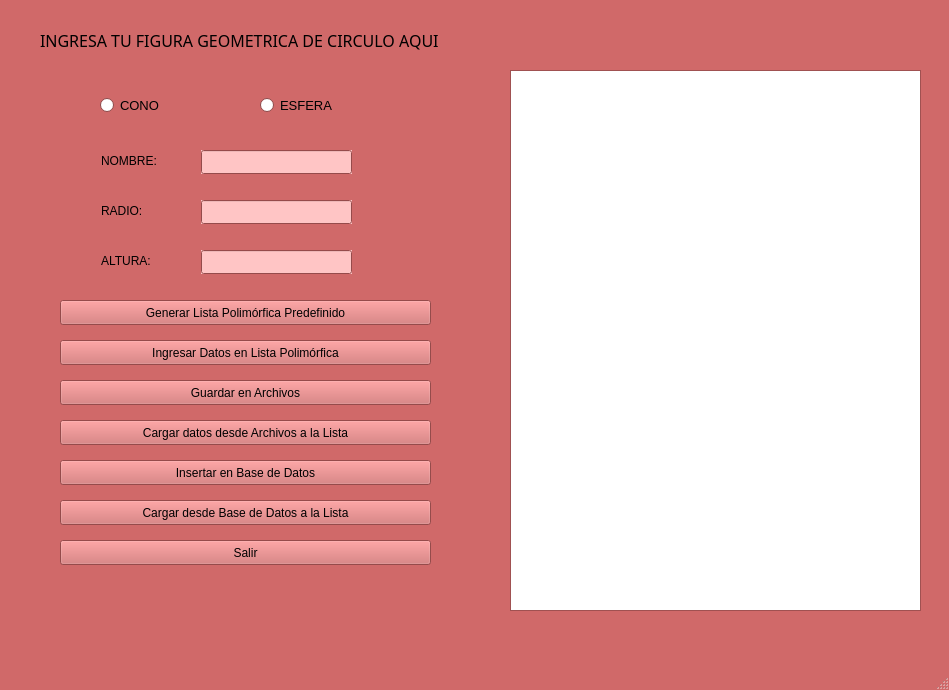
<?xml version="1.0" encoding="UTF-8"?>
<ui version="4.0">
 <class>cFrame</class>
 <widget class="QMainWindow" name="cFrame">
  <property name="geometry">
   <rect>
    <x>0</x>
    <y>0</y>
    <width>949</width>
    <height>690</height>
   </rect>
  </property>
  <property name="palette">
   <palette>
    <active>
     <colorrole role="WindowText">
      <brush brushstyle="SolidPattern">
       <color alpha="255">
        <red>0</red>
        <green>0</green>
        <blue>0</blue>
       </color>
      </brush>
     </colorrole>
     <colorrole role="Button">
      <brush brushstyle="SolidPattern">
       <color alpha="255">
        <red>208</red>
        <green>105</green>
        <blue>105</blue>
       </color>
      </brush>
     </colorrole>
     <colorrole role="Light">
      <brush brushstyle="SolidPattern">
       <color alpha="255">
        <red>255</red>
        <green>186</green>
        <blue>186</blue>
       </color>
      </brush>
     </colorrole>
     <colorrole role="Midlight">
      <brush brushstyle="SolidPattern">
       <color alpha="255">
        <red>231</red>
        <green>145</green>
        <blue>145</blue>
       </color>
      </brush>
     </colorrole>
     <colorrole role="Dark">
      <brush brushstyle="SolidPattern">
       <color alpha="255">
        <red>104</red>
        <green>53</green>
        <blue>53</blue>
       </color>
      </brush>
     </colorrole>
     <colorrole role="Mid">
      <brush brushstyle="SolidPattern">
       <color alpha="255">
        <red>139</red>
        <green>70</green>
        <blue>70</blue>
       </color>
      </brush>
     </colorrole>
     <colorrole role="Text">
      <brush brushstyle="SolidPattern">
       <color alpha="255">
        <red>0</red>
        <green>0</green>
        <blue>0</blue>
       </color>
      </brush>
     </colorrole>
     <colorrole role="BrightText">
      <brush brushstyle="SolidPattern">
       <color alpha="255">
        <red>255</red>
        <green>255</green>
        <blue>255</blue>
       </color>
      </brush>
     </colorrole>
     <colorrole role="ButtonText">
      <brush brushstyle="SolidPattern">
       <color alpha="255">
        <red>0</red>
        <green>0</green>
        <blue>0</blue>
       </color>
      </brush>
     </colorrole>
     <colorrole role="Base">
      <brush brushstyle="SolidPattern">
       <color alpha="255">
        <red>255</red>
        <green>255</green>
        <blue>255</blue>
       </color>
      </brush>
     </colorrole>
     <colorrole role="Window">
      <brush brushstyle="SolidPattern">
       <color alpha="255">
        <red>208</red>
        <green>105</green>
        <blue>105</blue>
       </color>
      </brush>
     </colorrole>
     <colorrole role="Shadow">
      <brush brushstyle="SolidPattern">
       <color alpha="255">
        <red>0</red>
        <green>0</green>
        <blue>0</blue>
       </color>
      </brush>
     </colorrole>
     <colorrole role="AlternateBase">
      <brush brushstyle="SolidPattern">
       <color alpha="255">
        <red>231</red>
        <green>180</green>
        <blue>180</blue>
       </color>
      </brush>
     </colorrole>
     <colorrole role="ToolTipBase">
      <brush brushstyle="SolidPattern">
       <color alpha="255">
        <red>255</red>
        <green>255</green>
        <blue>220</blue>
       </color>
      </brush>
     </colorrole>
     <colorrole role="ToolTipText">
      <brush brushstyle="SolidPattern">
       <color alpha="255">
        <red>0</red>
        <green>0</green>
        <blue>0</blue>
       </color>
      </brush>
     </colorrole>
     <colorrole role="PlaceholderText">
      <brush brushstyle="SolidPattern">
       <color alpha="128">
        <red>0</red>
        <green>0</green>
        <blue>0</blue>
       </color>
      </brush>
     </colorrole>
    </active>
    <inactive>
     <colorrole role="WindowText">
      <brush brushstyle="SolidPattern">
       <color alpha="255">
        <red>0</red>
        <green>0</green>
        <blue>0</blue>
       </color>
      </brush>
     </colorrole>
     <colorrole role="Button">
      <brush brushstyle="SolidPattern">
       <color alpha="255">
        <red>208</red>
        <green>105</green>
        <blue>105</blue>
       </color>
      </brush>
     </colorrole>
     <colorrole role="Light">
      <brush brushstyle="SolidPattern">
       <color alpha="255">
        <red>255</red>
        <green>186</green>
        <blue>186</blue>
       </color>
      </brush>
     </colorrole>
     <colorrole role="Midlight">
      <brush brushstyle="SolidPattern">
       <color alpha="255">
        <red>231</red>
        <green>145</green>
        <blue>145</blue>
       </color>
      </brush>
     </colorrole>
     <colorrole role="Dark">
      <brush brushstyle="SolidPattern">
       <color alpha="255">
        <red>104</red>
        <green>53</green>
        <blue>53</blue>
       </color>
      </brush>
     </colorrole>
     <colorrole role="Mid">
      <brush brushstyle="SolidPattern">
       <color alpha="255">
        <red>139</red>
        <green>70</green>
        <blue>70</blue>
       </color>
      </brush>
     </colorrole>
     <colorrole role="Text">
      <brush brushstyle="SolidPattern">
       <color alpha="255">
        <red>0</red>
        <green>0</green>
        <blue>0</blue>
       </color>
      </brush>
     </colorrole>
     <colorrole role="BrightText">
      <brush brushstyle="SolidPattern">
       <color alpha="255">
        <red>255</red>
        <green>255</green>
        <blue>255</blue>
       </color>
      </brush>
     </colorrole>
     <colorrole role="ButtonText">
      <brush brushstyle="SolidPattern">
       <color alpha="255">
        <red>0</red>
        <green>0</green>
        <blue>0</blue>
       </color>
      </brush>
     </colorrole>
     <colorrole role="Base">
      <brush brushstyle="SolidPattern">
       <color alpha="255">
        <red>255</red>
        <green>255</green>
        <blue>255</blue>
       </color>
      </brush>
     </colorrole>
     <colorrole role="Window">
      <brush brushstyle="SolidPattern">
       <color alpha="255">
        <red>208</red>
        <green>105</green>
        <blue>105</blue>
       </color>
      </brush>
     </colorrole>
     <colorrole role="Shadow">
      <brush brushstyle="SolidPattern">
       <color alpha="255">
        <red>0</red>
        <green>0</green>
        <blue>0</blue>
       </color>
      </brush>
     </colorrole>
     <colorrole role="AlternateBase">
      <brush brushstyle="SolidPattern">
       <color alpha="255">
        <red>231</red>
        <green>180</green>
        <blue>180</blue>
       </color>
      </brush>
     </colorrole>
     <colorrole role="ToolTipBase">
      <brush brushstyle="SolidPattern">
       <color alpha="255">
        <red>255</red>
        <green>255</green>
        <blue>220</blue>
       </color>
      </brush>
     </colorrole>
     <colorrole role="ToolTipText">
      <brush brushstyle="SolidPattern">
       <color alpha="255">
        <red>0</red>
        <green>0</green>
        <blue>0</blue>
       </color>
      </brush>
     </colorrole>
     <colorrole role="PlaceholderText">
      <brush brushstyle="SolidPattern">
       <color alpha="128">
        <red>0</red>
        <green>0</green>
        <blue>0</blue>
       </color>
      </brush>
     </colorrole>
    </inactive>
    <disabled>
     <colorrole role="WindowText">
      <brush brushstyle="SolidPattern">
       <color alpha="255">
        <red>104</red>
        <green>53</green>
        <blue>53</blue>
       </color>
      </brush>
     </colorrole>
     <colorrole role="Button">
      <brush brushstyle="SolidPattern">
       <color alpha="255">
        <red>208</red>
        <green>105</green>
        <blue>105</blue>
       </color>
      </brush>
     </colorrole>
     <colorrole role="Light">
      <brush brushstyle="SolidPattern">
       <color alpha="255">
        <red>255</red>
        <green>186</green>
        <blue>186</blue>
       </color>
      </brush>
     </colorrole>
     <colorrole role="Midlight">
      <brush brushstyle="SolidPattern">
       <color alpha="255">
        <red>231</red>
        <green>145</green>
        <blue>145</blue>
       </color>
      </brush>
     </colorrole>
     <colorrole role="Dark">
      <brush brushstyle="SolidPattern">
       <color alpha="255">
        <red>104</red>
        <green>53</green>
        <blue>53</blue>
       </color>
      </brush>
     </colorrole>
     <colorrole role="Mid">
      <brush brushstyle="SolidPattern">
       <color alpha="255">
        <red>139</red>
        <green>70</green>
        <blue>70</blue>
       </color>
      </brush>
     </colorrole>
     <colorrole role="Text">
      <brush brushstyle="SolidPattern">
       <color alpha="255">
        <red>104</red>
        <green>53</green>
        <blue>53</blue>
       </color>
      </brush>
     </colorrole>
     <colorrole role="BrightText">
      <brush brushstyle="SolidPattern">
       <color alpha="255">
        <red>255</red>
        <green>255</green>
        <blue>255</blue>
       </color>
      </brush>
     </colorrole>
     <colorrole role="ButtonText">
      <brush brushstyle="SolidPattern">
       <color alpha="255">
        <red>104</red>
        <green>53</green>
        <blue>53</blue>
       </color>
      </brush>
     </colorrole>
     <colorrole role="Base">
      <brush brushstyle="SolidPattern">
       <color alpha="255">
        <red>208</red>
        <green>105</green>
        <blue>105</blue>
       </color>
      </brush>
     </colorrole>
     <colorrole role="Window">
      <brush brushstyle="SolidPattern">
       <color alpha="255">
        <red>208</red>
        <green>105</green>
        <blue>105</blue>
       </color>
      </brush>
     </colorrole>
     <colorrole role="Shadow">
      <brush brushstyle="SolidPattern">
       <color alpha="255">
        <red>0</red>
        <green>0</green>
        <blue>0</blue>
       </color>
      </brush>
     </colorrole>
     <colorrole role="AlternateBase">
      <brush brushstyle="SolidPattern">
       <color alpha="255">
        <red>208</red>
        <green>105</green>
        <blue>105</blue>
       </color>
      </brush>
     </colorrole>
     <colorrole role="ToolTipBase">
      <brush brushstyle="SolidPattern">
       <color alpha="255">
        <red>255</red>
        <green>255</green>
        <blue>220</blue>
       </color>
      </brush>
     </colorrole>
     <colorrole role="ToolTipText">
      <brush brushstyle="SolidPattern">
       <color alpha="255">
        <red>0</red>
        <green>0</green>
        <blue>0</blue>
       </color>
      </brush>
     </colorrole>
     <colorrole role="PlaceholderText">
      <brush brushstyle="SolidPattern">
       <color alpha="128">
        <red>0</red>
        <green>0</green>
        <blue>0</blue>
       </color>
      </brush>
     </colorrole>
    </disabled>
   </palette>
  </property>
  <property name="windowTitle">
   <string>cFrame</string>
  </property>
  <widget class="QWidget" name="centralwidget">
   <widget class="QLabel" name="TITLE">
    <property name="geometry">
     <rect>
      <x>40</x>
      <y>20</y>
      <width>521</width>
      <height>41</height>
     </rect>
    </property>
    <property name="font">
     <font>
      <family>Lucida Sans Unicode</family>
      <pointsize>12</pointsize>
     </font>
    </property>
    <property name="text">
     <string>INGRESA TU FIGURA GEOMETRICA DE CIRCULO AQUI</string>
    </property>
   </widget>
   <widget class="QLabel" name="lbl_nombre">
    <property name="geometry">
     <rect>
      <x>101</x>
      <y>150</y>
      <width>91</width>
      <height>21</height>
     </rect>
    </property>
    <property name="font">
     <font>
      <family>Microsoft JhengHei UI</family>
      <pointsize>9</pointsize>
     </font>
    </property>
    <property name="text">
     <string>NOMBRE: </string>
    </property>
   </widget>
   <widget class="QLabel" name="lbl_radio">
    <property name="geometry">
     <rect>
      <x>101</x>
      <y>200</y>
      <width>91</width>
      <height>21</height>
     </rect>
    </property>
    <property name="font">
     <font>
      <family>Microsoft JhengHei UI</family>
      <pointsize>9</pointsize>
     </font>
    </property>
    <property name="text">
     <string>RADIO: </string>
    </property>
   </widget>
   <widget class="QLabel" name="lbl_altura">
    <property name="geometry">
     <rect>
      <x>101</x>
      <y>250</y>
      <width>91</width>
      <height>21</height>
     </rect>
    </property>
    <property name="font">
     <font>
      <family>Microsoft JhengHei UI</family>
      <pointsize>9</pointsize>
     </font>
    </property>
    <property name="text">
     <string>ALTURA: </string>
    </property>
   </widget>
   <widget class="QLineEdit" name="lE_nombre">
    <property name="geometry">
     <rect>
      <x>201</x>
      <y>150</y>
      <width>151</width>
      <height>24</height>
     </rect>
    </property>
    <property name="palette">
     <palette>
      <active>
       <colorrole role="BrightText">
        <brush brushstyle="SolidPattern">
         <color alpha="255">
          <red>255</red>
          <green>255</green>
          <blue>255</blue>
         </color>
        </brush>
       </colorrole>
       <colorrole role="Base">
        <brush brushstyle="SolidPattern">
         <color alpha="255">
          <red>255</red>
          <green>197</green>
          <blue>197</blue>
         </color>
        </brush>
       </colorrole>
      </active>
      <inactive>
       <colorrole role="BrightText">
        <brush brushstyle="SolidPattern">
         <color alpha="255">
          <red>255</red>
          <green>255</green>
          <blue>255</blue>
         </color>
        </brush>
       </colorrole>
       <colorrole role="Base">
        <brush brushstyle="SolidPattern">
         <color alpha="255">
          <red>255</red>
          <green>197</green>
          <blue>197</blue>
         </color>
        </brush>
       </colorrole>
      </inactive>
      <disabled>
       <colorrole role="BrightText">
        <brush brushstyle="SolidPattern">
         <color alpha="255">
          <red>255</red>
          <green>255</green>
          <blue>255</blue>
         </color>
        </brush>
       </colorrole>
       <colorrole role="Base">
        <brush brushstyle="SolidPattern">
         <color alpha="255">
          <red>208</red>
          <green>105</green>
          <blue>105</blue>
         </color>
        </brush>
       </colorrole>
      </disabled>
     </palette>
    </property>
    <property name="autoFillBackground">
     <bool>true</bool>
    </property>
   </widget>
   <widget class="QLineEdit" name="lE_radio">
    <property name="geometry">
     <rect>
      <x>201</x>
      <y>200</y>
      <width>151</width>
      <height>24</height>
     </rect>
    </property>
    <property name="palette">
     <palette>
      <active>
       <colorrole role="BrightText">
        <brush brushstyle="SolidPattern">
         <color alpha="255">
          <red>255</red>
          <green>255</green>
          <blue>255</blue>
         </color>
        </brush>
       </colorrole>
       <colorrole role="Base">
        <brush brushstyle="SolidPattern">
         <color alpha="255">
          <red>255</red>
          <green>197</green>
          <blue>197</blue>
         </color>
        </brush>
       </colorrole>
      </active>
      <inactive>
       <colorrole role="BrightText">
        <brush brushstyle="SolidPattern">
         <color alpha="255">
          <red>255</red>
          <green>255</green>
          <blue>255</blue>
         </color>
        </brush>
       </colorrole>
       <colorrole role="Base">
        <brush brushstyle="SolidPattern">
         <color alpha="255">
          <red>255</red>
          <green>197</green>
          <blue>197</blue>
         </color>
        </brush>
       </colorrole>
      </inactive>
      <disabled>
       <colorrole role="BrightText">
        <brush brushstyle="SolidPattern">
         <color alpha="255">
          <red>255</red>
          <green>255</green>
          <blue>255</blue>
         </color>
        </brush>
       </colorrole>
       <colorrole role="Base">
        <brush brushstyle="SolidPattern">
         <color alpha="255">
          <red>208</red>
          <green>105</green>
          <blue>105</blue>
         </color>
        </brush>
       </colorrole>
      </disabled>
     </palette>
    </property>
    <property name="autoFillBackground">
     <bool>true</bool>
    </property>
   </widget>
   <widget class="QLineEdit" name="lE_altura">
    <property name="geometry">
     <rect>
      <x>201</x>
      <y>250</y>
      <width>151</width>
      <height>24</height>
     </rect>
    </property>
    <property name="palette">
     <palette>
      <active>
       <colorrole role="BrightText">
        <brush brushstyle="SolidPattern">
         <color alpha="255">
          <red>255</red>
          <green>255</green>
          <blue>255</blue>
         </color>
        </brush>
       </colorrole>
       <colorrole role="Base">
        <brush brushstyle="SolidPattern">
         <color alpha="255">
          <red>255</red>
          <green>197</green>
          <blue>197</blue>
         </color>
        </brush>
       </colorrole>
      </active>
      <inactive>
       <colorrole role="BrightText">
        <brush brushstyle="SolidPattern">
         <color alpha="255">
          <red>255</red>
          <green>255</green>
          <blue>255</blue>
         </color>
        </brush>
       </colorrole>
       <colorrole role="Base">
        <brush brushstyle="SolidPattern">
         <color alpha="255">
          <red>255</red>
          <green>197</green>
          <blue>197</blue>
         </color>
        </brush>
       </colorrole>
      </inactive>
      <disabled>
       <colorrole role="BrightText">
        <brush brushstyle="SolidPattern">
         <color alpha="255">
          <red>255</red>
          <green>255</green>
          <blue>255</blue>
         </color>
        </brush>
       </colorrole>
       <colorrole role="Base">
        <brush brushstyle="SolidPattern">
         <color alpha="255">
          <red>208</red>
          <green>105</green>
          <blue>105</blue>
         </color>
        </brush>
       </colorrole>
      </disabled>
     </palette>
    </property>
    <property name="autoFillBackground">
     <bool>true</bool>
    </property>
   </widget>
   <widget class="QPushButton" name="btn_generar">
    <property name="geometry">
     <rect>
      <x>60</x>
      <y>300</y>
      <width>371</width>
      <height>25</height>
     </rect>
    </property>
    <property name="text">
     <string>Generar Lista Polimórfica Predefinido</string>
    </property>
   </widget>
   <widget class="QPushButton" name="btn_ingresar">
    <property name="geometry">
     <rect>
      <x>60</x>
      <y>340</y>
      <width>371</width>
      <height>25</height>
     </rect>
    </property>
    <property name="text">
     <string>Ingresar Datos en Lista Polimórfica</string>
    </property>
   </widget>
   <widget class="QPushButton" name="btn_guardar">
    <property name="geometry">
     <rect>
      <x>60</x>
      <y>380</y>
      <width>371</width>
      <height>25</height>
     </rect>
    </property>
    <property name="text">
     <string>Guardar en Archivos</string>
    </property>
   </widget>
   <widget class="QPushButton" name="btn_cargarAL">
    <property name="geometry">
     <rect>
      <x>60</x>
      <y>420</y>
      <width>371</width>
      <height>25</height>
     </rect>
    </property>
    <property name="text">
     <string>Cargar datos desde Archivos a la Lista</string>
    </property>
   </widget>
   <widget class="QPushButton" name="btn_insertarBD">
    <property name="geometry">
     <rect>
      <x>60</x>
      <y>460</y>
      <width>371</width>
      <height>25</height>
     </rect>
    </property>
    <property name="text">
     <string>Insertar en Base de Datos</string>
    </property>
   </widget>
   <widget class="QPushButton" name="btn_cargarBDL">
    <property name="geometry">
     <rect>
      <x>60</x>
      <y>500</y>
      <width>371</width>
      <height>25</height>
     </rect>
    </property>
    <property name="text">
     <string>Cargar desde Base de Datos a la Lista</string>
    </property>
   </widget>
   <widget class="QPushButton" name="btn_salir">
    <property name="geometry">
     <rect>
      <x>60</x>
      <y>540</y>
      <width>371</width>
      <height>25</height>
     </rect>
    </property>
    <property name="text">
     <string>Salir</string>
    </property>
   </widget>
   <widget class="QTextEdit" name="tE_listaPredef">
    <property name="geometry">
     <rect>
      <x>510</x>
      <y>70</y>
      <width>411</width>
      <height>541</height>
     </rect>
    </property>
   </widget>
   <widget class="QRadioButton" name="radioButton">
    <property name="geometry">
     <rect>
      <x>100</x>
      <y>90</y>
      <width>81</width>
      <height>31</height>
     </rect>
    </property>
    <property name="font">
     <font>
      <family>Microsoft JhengHei UI</family>
      <pointsize>10</pointsize>
     </font>
    </property>
    <property name="text">
     <string>CONO</string>
    </property>
   </widget>
   <widget class="QRadioButton" name="radioButton_2">
    <property name="geometry">
     <rect>
      <x>260</x>
      <y>90</y>
      <width>91</width>
      <height>31</height>
     </rect>
    </property>
    <property name="font">
     <font>
      <family>Microsoft JhengHei UI</family>
      <pointsize>10</pointsize>
     </font>
    </property>
    <property name="text">
     <string>ESFERA</string>
    </property>
   </widget>
  </widget>
  <widget class="QMenuBar" name="menubar">
   <property name="geometry">
    <rect>
     <x>0</x>
     <y>0</y>
     <width>949</width>
     <height>25</height>
    </rect>
   </property>
  </widget>
  <widget class="QStatusBar" name="statusbar"/>
 </widget>
 <resources/>
 <connections/>
</ui>
